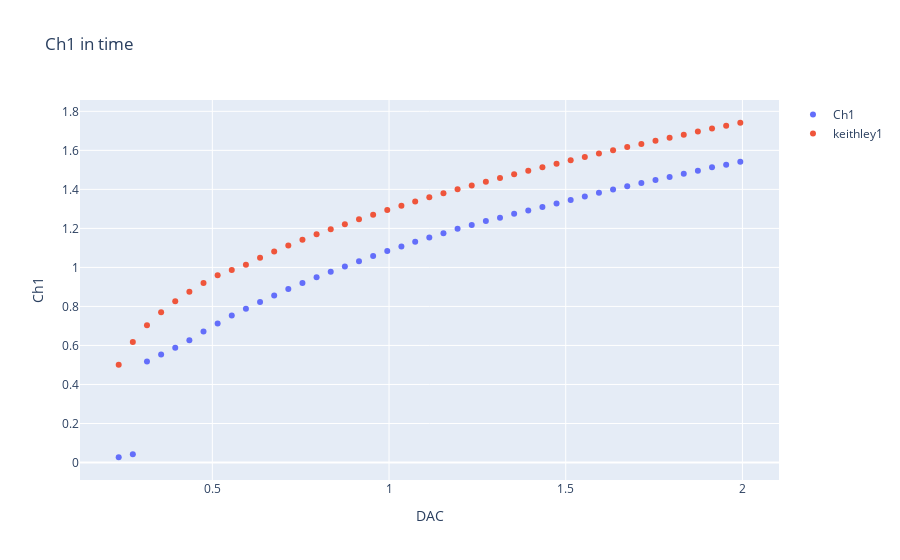

The code cell stored with this chart in its notebook:
### Code cell
fig = px.scatter(data[73:428][::8], x="DAC", y="Ch1", title='Ch1 in time')
fig.data[0].name="Ch1"
fig.update_traces(showlegend=True)
#fig.add_scatter(x=data["DAC"], y=data["Ch1"], mode='markers',name = "Ch2")
#fig.add_scatter(x=data["DAC"][:450][::7], y=(keithley[(keithley["DrainI"]>=8e-9) & (keithley["DrainI"]<=630e-9)]["DrainVRight"]), mode='markers',name = "keithley1")
#fig.add_scatter(x=data[278:628], y=(keithley["DrainVRight"]), mode='markers',name = "keithley1")
fig.add_scatter(x=data["DAC"][73:428][::8], y=(keithley[(keithley["DrainI"]>=8e-9) & (keithley["DrainI"]<=462-9)]["DrainVRight"]), mode='markers',name = "keithley1")

fig.show()

### Figure 1 — Plotly figure (JSON) as saved in the notebook; plotly's stock layout.template omitted (floating-point values rounded to 4 significant figures)
{"data": [{"hovertemplate": "DAC=%{x}<br>Ch1=%{y}<extra></extra>", "legendgroup": "", "marker": {"color": "#636efa", "symbol": "circle"}, "mode": "markers", "name": "Ch1", "orientation": "v", "showlegend": true, "type": "scatter", "x": [0.235, 0.275, 0.315, 0.355, 0.395, 0.435, 0.475, 0.515, 0.555, 0.595, 0.635, 0.675, 0.715, 0.755, 0.795, 0.835, 0.875, 0.915, 0.955, 0.995, 1.035, 1.074, 1.114, 1.154, 1.194, 1.234, 1.274, 1.314, 1.354, 1.394, 1.434, 1.474, 1.514, 1.554, 1.594, 1.634, 1.674, 1.714, 1.754, 1.794, 1.834, 1.874, 1.914, 1.954, 1.994], "xaxis": "x", "y": [0.027, 0.042, 0.518, 0.553, 0.588, 0.627, 0.671, 0.713, 0.753, 0.788, 0.823, 0.856, 0.889, 0.92, 0.95, 0.978, 1.005, 1.032, 1.058, 1.084, 1.107, 1.131, 1.153, 1.175, 1.198, 1.218, 1.238, 1.255, 1.275, 1.292, 1.31, 1.328, 1.346, 1.363, 1.383, 1.399, 1.416, 1.432, 1.448, 1.463, 1.48, 1.496, 1.513, 1.526, 1.541], "yaxis": "y"}, {"mode": "markers", "name": "keithley1", "type": "scatter", "x": [0.235, 0.275, 0.315, 0.355, 0.395, 0.435, 0.475, 0.515, 0.555, 0.595, 0.635, 0.675, 0.715, 0.755, 0.795, 0.835, 0.875, 0.915, 0.955, 0.995, 1.035, 1.074, 1.114, 1.154, 1.194, 1.234, 1.274, 1.314, 1.354, 1.394, 1.434, 1.474, 1.514, 1.554, 1.594, 1.634, 1.674, 1.714, 1.754, 1.794, 1.834, 1.874, 1.914, 1.954, 1.994], "y": [0.5008, 0.618, 0.7032, 0.7698, 0.8262, 0.8755, 0.9197, 0.9601, 0.9866, 1.014, 1.049, 1.082, 1.112, 1.142, 1.169, 1.196, 1.222, 1.246, 1.27, 1.294, 1.316, 1.338, 1.359, 1.38, 1.4, 1.42, 1.44, 1.459, 1.477, 1.496, 1.514, 1.532, 1.549, 1.566, 1.583, 1.6, 1.617, 1.633, 1.649, 1.665, 1.681, 1.696, 1.711, 1.727, 1.741, 1.756, 1.771, 1.786, 1.8, 1.814, 1.828, 1.842, 1.856, 1.87, 1.883, 1.896, 1.91, 1.923, 1.935, 1.948, 1.961, 1.973, 1.985, 1.997, 2.009, 2.021, 2.033, 2.045, 2.056, 2.067, 2.079, 2.09, 2.101, 2.112, 2.123, 2.134, 2.145, 2.156, 2.167, 2.177, 2.188, 2.198, 2.209, 2.219, 2.23, 2.24, 2.25, 2.261, 2.271, 2.281, 2.291, 2.301, 2.311, 2.321, 2.332, 2.342, 2.352, 2.362, 2.372, 2.382]}], "layout": {"autosize": true, "legend": {"tracegroupgap": 0}, "title": {"text": "Ch1 in time"}, "xaxis": {"anchor": "y", "autorange": true, "domain": [0, 1], "range": [0.13, 2.099], "title": {"text": "DAC"}, "type": "linear"}, "yaxis": {"anchor": "x", "autorange": true, "domain": [0, 1], "range": [-0.1145, 1.883], "title": {"text": "Ch1"}, "type": "linear"}}}
